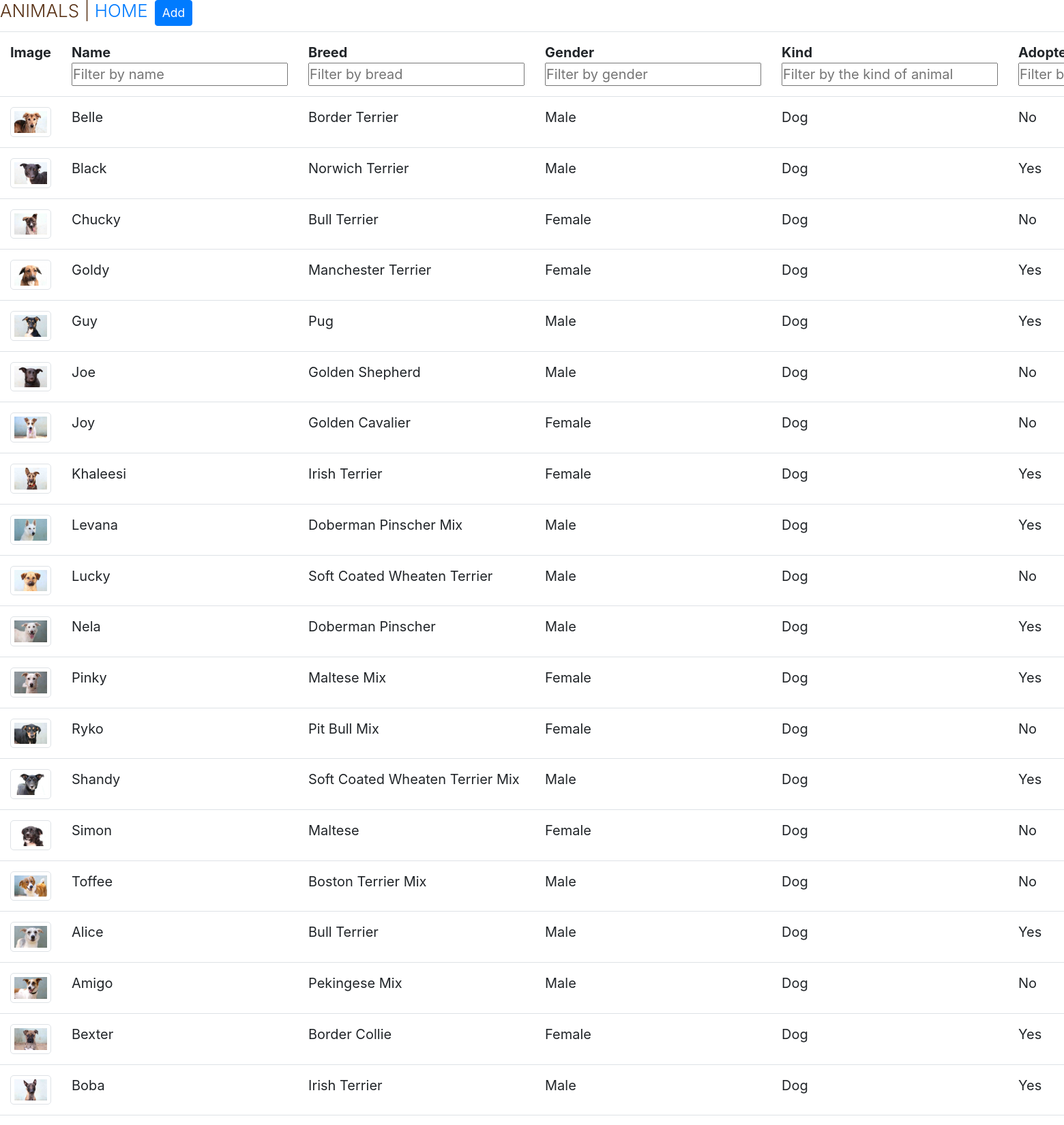
The app's page /animals (signed in, upper part) with its own data.
### pets/models/dog.py (models this page shows, shortened)
class Dog(Animal):
    __tablename__ = "dogs"
    id = db.Column(db.Integer, db.ForeignKey('animals.id'), primary_key=True)
    chip = db.Column(db.String(50))
    is_dangerous = db.Column(db.Boolean)
    __mapper_args__ = {
        'polymorphic_identity': AnimalKind.Dog
    }

### pets/models/animal.py (models this page shows, shortened)
class Animal(db.Model):
    __tablename__ = "animals"
    id = db.Column(db.Integer, primary_key=True)
    name = db.Column(db.String(50))
    gender = db.Column(db.Enum(AnimalGender))
    birth_date = db.Column(db.DateTime, nullable=True)
    kind = db.Column(db.Enum(AnimalKind))
    breed = db.Column(db.String(100))
    size = db.Column(db.Enum(AnimalSize))
    weight = db.Column(db.Float)
    cage = db.Column(db.Integer, nullable=True)
    arrival_date = db.Column(db.DateTime, default=datetime.now())
    date_of_sterilization = db.Column(db.DateTime, nullable=True)
    fruitful = db.Column(db.Boolean, default=True)
    is_trained = db.Column(db.Boolean, default=False)
    friendly = db.Column(db.Boolean, default=True)
    adopted = db.Column(db.Boolean, default=False)
    details = db.Column(db.String(250), nullable=True)
    profile_image = db.Column(db.String(100))
    __mapper_args__ = {
        'polymorphic_identity': 'animals',
        'polymorphic_on': kind
    }

### pets/controllers/animals.py (the view)
@animals.route("/animals")
@login_required
def get_all_animals():
    try:
        results = Animal.query.all()
        if not results:
            raise ValueError("No Animals")
    except Exception as ex:
        results = None
        flash("Error: {}".format(ex), "error")
    return render_template("animals/animals.html", animals_list=results)

### pets/templates/animals/animals.html (shortened to what this page needs)
{% extends "base.html" %}
{% block content %}
<div class="column is-5 is-offset-4">
    <div class="form-row">
        <div class="col-md-0 mb-1">
            <h3 class="title">Animals | <a href="/">Home</a></h3>
        </div>
        <div class="col-md-0 mb-1">
            <a href="/animals/add">
                <button type="button" class="btn btn-primary btn-sm">Add</button>
            </a>
        </div>
    </div>
    <div class="box">
        {% if animals_list %}
            <table class="table" id="myTable">
                <tr>
                    <th>Image</th>
                    <th>Name <br><input type="text" id="name" onkeyup="myFunction(1, 'name')" placeholder="Filter by name"></th>
                    <th>Breed <br><input type="text" id="breed" onkeyup="myFunction(2, 'breed')" placeholder="Filter by bread"></th>
                    <th>Gender<br><input type="text" id="gender" onkeyup="myFunction(3, 'gender')" placeholder="Filter by gender"></th>
                    <th>Kind<br><input type="text" id="kind" onkeyup="myFunction(4, 'kind')" placeholder="Filter by the kind of animal"></th>
                    <th>Adopted<br><input type="text" id="adopted" onkeyup="myFunction(5, 'adopted')" placeholder="Filter by adopted"></th>
                </tr>
            {% for animal in animals_list %}
                <tr>
                    <td>
                        <a href="/animals/{{ animal.id }}">
                            <img class="img-fluid img-thumbnail" alt="{{ animal.name }}-image" src="{{ animal.profile_image }}" height="150" width="150"/>
                        </a>
                    </td>
                    <td>{{ animal.name }}</td>
                    <td>{{ animal.breed}}</td>
                    <td>{{ animal.gender.name }}</td>
                    <td>{{ animal.kind.name }}</td>
                    <td>{{ "Yes" if animal.adopted else "No" }}</td>
                </tr>
            {% endfor %}
            </table>
        {% else %}
          <h1>No Animals</h1>
        {% endif %}
    </div>
</div>
{% endblock %}

### pets/static/css/style.css (style rules this page uses)
* { margin: 0; padding: 0; box-sizing: border-box; }
html { background-color: #fff; color: #555; font-family: 'Rubik', sans-serif; font-weight: 300; font-size: 20px; text-rendering: optimizeLegibility; scroll-behavior: smooth; }
h1, h2, h3 { font-weight: 300; text-transform: uppercase; }
h2,h3 { color: #573014; }
h3 { font-size: 130%; }

### records on screen
Dog: profile_image (picture), name "Belle", breed "Border Terrier", gender.name "Male", kind.name "Dog"
Animal: adopted "No"
Dog: profile_image (picture), name "Black", breed "Norwich Terrier", gender.name "Male", kind.name "Dog"
Animal: adopted "Yes"
Dog: profile_image (picture), name "Chucky", breed "Bull Terrier", gender.name "Female", kind.name "Dog"
Animal: adopted "No"
Dog: profile_image (picture), name "Goldy", breed "Manchester Terrier", gender.name "Female", kind.name "Dog"
Animal: adopted "Yes"
Dog: profile_image (picture), name "Guy", breed "Pug", gender.name "Male", kind.name "Dog"
Animal: adopted "Yes"
Dog: profile_image (picture), name "Joe", breed "Golden Shepherd", gender.name "Male", kind.name "Dog"
Animal: adopted "No"
Dog: profile_image (picture), name "Joy", breed "Golden Cavalier", gender.name "Female", kind.name "Dog"
Animal: adopted "No"
Dog: profile_image (picture), name "Khaleesi", breed "Irish Terrier", gender.name "Female", kind.name "Dog"
Animal: adopted "Yes"
Dog: profile_image (picture), name "Levana", breed "Doberman Pinscher Mix", gender.name "Male", kind.name "Dog"
Animal: adopted "Yes"
Dog: profile_image (picture), name "Lucky", breed "Soft Coated Wheaten Terrier", gender.name "Male", kind.name "Dog"
Animal: adopted "No"
Dog: profile_image (picture), name "Nela", breed "Doberman Pinscher", gender.name "Male", kind.name "Dog"
Animal: adopted "Yes"
Dog: profile_image (picture), name "Pinky", breed "Maltese Mix", gender.name "Female", kind.name "Dog"
Animal: adopted "Yes"
Dog: profile_image (picture), name "Ryko", breed "Pit Bull Mix", gender.name "Female", kind.name "Dog"
Animal: adopted "No"
Dog: profile_image (picture), name "Shandy", breed "Soft Coated Wheaten Terrier Mix", gender.name "Male", kind.name "Dog"
Animal: adopted "Yes"
Dog: profile_image (picture), name "Simon", breed "Maltese", gender.name "Female", kind.name "Dog"
Animal: adopted "No"
Dog: profile_image (picture), name "Toffee", breed "Boston Terrier Mix", gender.name "Male", kind.name "Dog"
Animal: adopted "No"
Dog: profile_image (picture), name "Alice", breed "Bull Terrier", gender.name "Male", kind.name "Dog"
Animal: adopted "Yes"
Dog: profile_image (picture), name "Amigo", breed "Pekingese Mix", gender.name "Male", kind.name "Dog"
Animal: adopted "No"
Dog: profile_image (picture), name "Bexter", breed "Border Collie", gender.name "Female", kind.name "Dog"
Animal: adopted "Yes"
Dog: profile_image (picture), name "Boba", breed "Irish Terrier", gender.name "Male", kind.name "Dog"
Animal: adopted "Yes"
